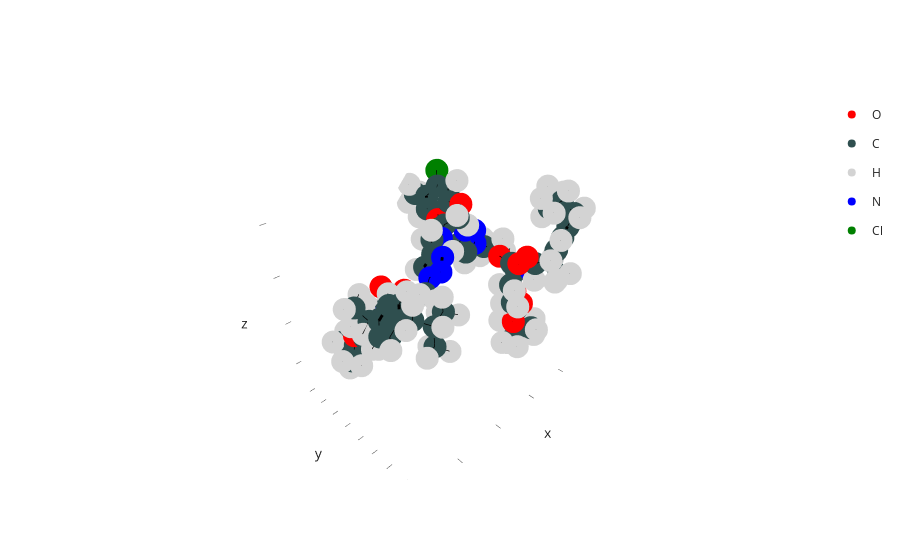

The notebook cell saved with this chart:
### Markdown cell above
If we want to improve the conformation we can simply call on the `optimize` method and that's it...

### Code cell
mol_opt = mol.optimize(inplace=False)
mol_opt.show()
